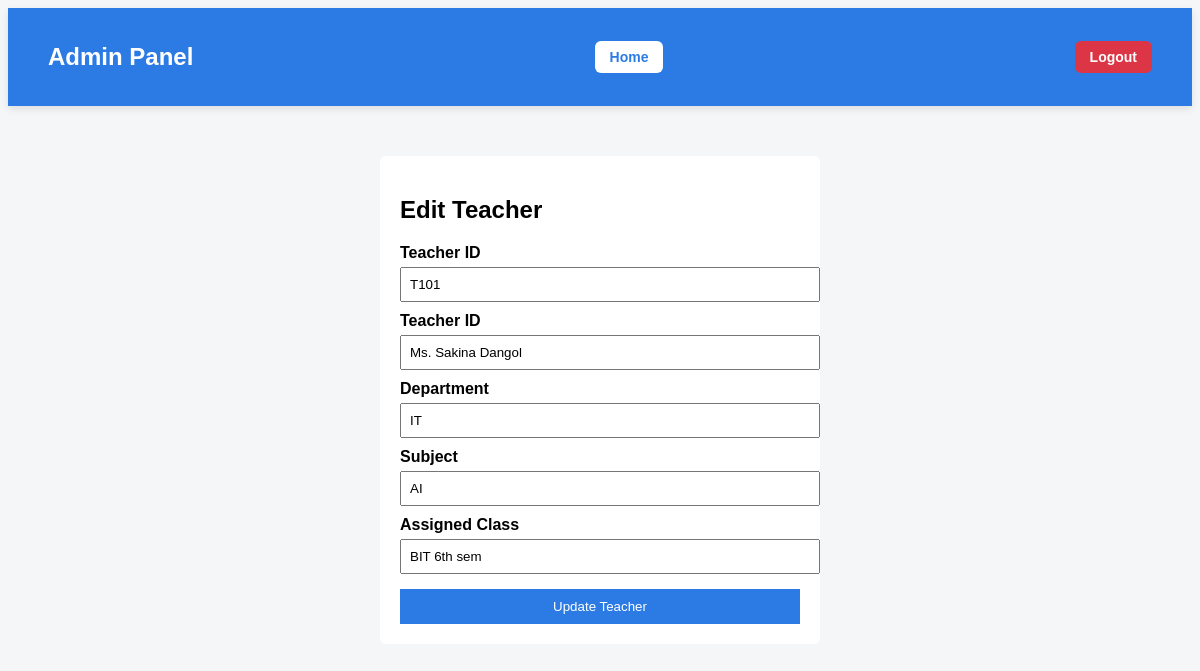
The page /AdminOperation/edit_teacher/T101 on the database its author committed.
### Admin/models.py (models this page shows, shortened)
class Subject(models.Model):
    Teachername=models.CharField(max_length=100)
    teacher=models.ForeignKey(Teacher,on_delete=models.CASCADE,null=True)
    assigned_class=models.CharField(max_length=100,default="AI")
    subject_name=models.CharField(max_length=100,default="Python")

class Teacher(models.Model):
    user = models.OneToOneField(User, on_delete=models.CASCADE)
    TeacherID = models.CharField(max_length=100, unique=True)
    Teachername = models.CharField(max_length=100)
    department = models.CharField(max_length=100, default="IT")

### Admin/views.py (the view, shortened to what this page needs)
# urls.py: path('edit_teacher/<str:teacher_id>',views.edit_teacher,name="edit_teacher"),
def edit_teacher(request,teacher_id):
    teacher = get_object_or_404(Teacher, TeacherID=teacher_id)
    subject = Subject.objects.filter(teacher=teacher).first()
    return render(request,"edit_teacher.html",{'subject':subject})

### Admin/templates/edit_teacher.html (shortened to what this page needs)
<!DOCTYPE html>
<html>
<head>
</head>
<body>
    <div class="navbar">
        <h2>Admin Panel</h2>
        <a href="{% url 'admin-dashboard' %}">Home</a>
        <a href="{% url 'account:logout' %}" style="margin-left:10px; background:#dc3545; color:white;">
            Logout
        </a>
    </div>
<div class="container">
    <h2>Edit Teacher</h2>
    <form method="post">
        <label>Teacher ID</label>
        <input type="text" name="Teacherid" value="{{ subject.teacher.TeacherID }}" required>
        <label>Teacher ID</label>
        <input type="text" name="Teachername" value="{{ subject.teacher.Teachername }}" required>
        <label>Department</label>
        <input type="text" name="department" value="{{ subject.teacher.department }}" required>
        <label>Subject</label>
        <input type="text" name="Subject" value="{{ subject.subject_name }}" required>
        <label>Assigned Class</label>
        <input type="text" name="Assigned_class" value="{{ subject.assigned_class }}" required>
        <button type="submit">Update Teacher</button>
    </form>
</div>
</body>
</html>

### Admin/templates/edit_teacher.html (style rules this page uses)
body { font-family: Arial; background: #f4f6f8; }
.container { width: 400px; margin: 50px auto; background: white; padding: 20px; border-radius: 6px; }
label { font-weight: bold; display: block; margin-top: 10px; }
input { width: 100%; padding: 8px; margin-top: 5px; }
button { margin-top: 15px; width: 100%; padding: 10px; background: #2c7be5; color: white; border: none; }
.navbar { background-color: #2c7be5; padding: 15px 40px; display: flex; justify-content: space-between; align-items: center; box-shadow: 0 3px 8px rgba(0,0,0,0.1); }
.navbar h2 { color: white; font-weight: bold; }
.navbar a { text-decoration: none; background: white; color: #2c7be5; padding: 8px 15px; border-radius: 6px; font-size: 14px; font-weight: bold; transition: 0.3s; }

### rows shown on the page
Subject: Teacherid "T101", Teachername "Ms. Sakina Dangol", department "IT", Subject "AI", Assigned_class "BIT 6th sem"
